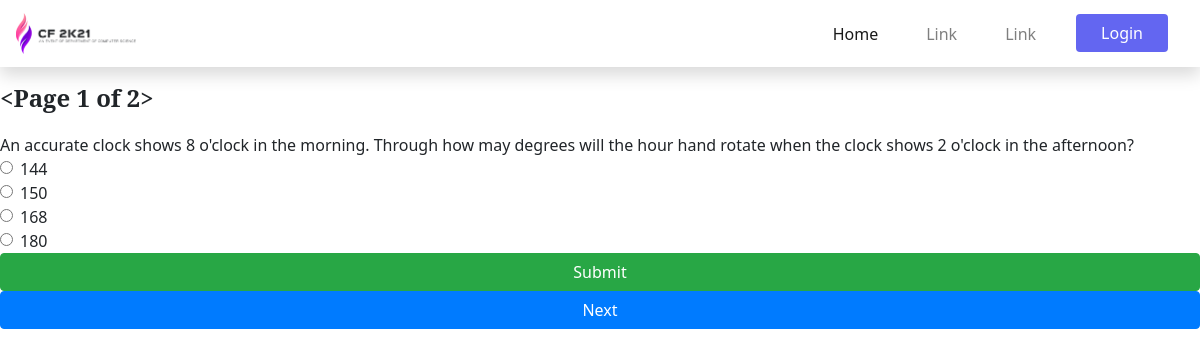
/events/codetreasure/prelims/, run on the app's committed database.
### codetreasure/models.py (models this page shows)
class question_model(models.Model):
    question = models.CharField(max_length=450)
    option_A = models.CharField(max_length=30)
    option_B = models.CharField(max_length=30)
    option_C = models.CharField(max_length=30)
    option_D = models.CharField(max_length=30)
    correct_option = models.CharField(max_length=30)
    def __str__(self):
        return self.question
    class Meta:
        verbose_name = 'Prelims Aptitude Question'

### codetreasure/views.py (the view)
# urls.py: path('prelims/', prelm_question, name='prelims'),
def prelm_question(request):
    if request.method == "POST":
        student = request.user
        q_id = request.POST.get('q_id', 'something wrong')
        question = get_object_or_404(question_model, id=q_id)
        if Stud_Res_CodeTreasure_Prelm.objects.filter(student=student, question=question).exists():
            return JsonResponse({'save': "something wrong"})
        else:
            user_answer = request.POST.get("answer", "No value")
            if user_answer == question.correct_option:
                status = True
            else:
                status = False
            obj = Stud_Res_CodeTreasure_Prelm.objects.create(
                student=student, question=question, user_answer=user_answer, status=status)
            return JsonResponse({'save': "completed"})
    else:
        page_no = request.GET.get('page', 1)
        question_set = question_model.objects.all()
        pages = Paginator(question_set, 1)
        try:
            page = pages.page(page_no)
        except EmptyPage:
            page = pages.page(pages.num_pages)
        except PageNotAnInteger:
            page = pages.page(1)
        context = {
            'page': page, 'pages': pages
        }
        return render(request, 'codetreasure/prelm_question.html', context=context)

### templates/codetreasure/prelm_question.html (shortened to what this page needs)
{% extends 'base.html' %}
{% block content %}
<h2>{{page}}</h2>
{% for q in page.object_list %}
<p>{{q}}</p>
<form method="POST" action="#" class="{{q.id}}">
    <div class="form-check">
        <label for="option-1" class="form-check-label">
            <input type="radio" class="form-check-input" id="option-1" name="{{q.id}}" value="{{q.option_A}}">
            {{q.option_A}}
        </label>
    </div>
    <div class="form-check">
        <label for="option-2" class="form-check-label">
            <input type="radio" class="form-check-input" id="option-2" name="{{q.id}}" value="{{q.option_B}}">
            {{q.option_B}}
        </label>
    </div>
    <div class="form-check">
        <label for="option-3" class="form-check-label">
            <input type="radio" class="form-check-input" id="option-3" name="{{q.id}}" value="{{q.option_C}}">
            {{q.option_C}}
        </label>
    </div>
    <div class="form-check">
        <label for="option-4" class="form-check-label">
            <input type="radio" class="form-check-input" id="option-4" name="{{q.id}}" value="{{q.option_D}}">
            {{q.option_D}}
        </label>
    </div>
</form>
<button class="btn btn-success float-right submit_button" data-question="{{q.id}}">Submit</button>
{% if page.has_next %}
<a href="?page={{page.next_page_number}}" class="btn btn-primary float-right next"
    style="pointer-events: none;cursor:default;">Next</a>
{% else %}
<a href="{% url 'codetreasure:prelm_status' %}" class="btn btn-primary float-right next"
    style="pointer-events:none;cursor:default">Next</a>
{% endif %}
{% endfor %}
{% endblock %}

### static/css/style.css (style rules this page uses)
html { scroll-behavior: smooth; }
body { width: 100%; height: 100%; margin: 0; padding: 0; overflow-x: hidden; }
h2 { display: block; font-size: 1.5rem; margin-top: 0.83em; margin-bottom: 0.83em; margin-left: 0; margin-right: 0; font-weight: bold; font-family: "Noto Serif", serif; }

### data on the page
question_model: question "An accurate clock shows 8 o'clock in the morning. Through how may degrees will the hour hand rotate when the clock shows 2 o'clock in the afternoon?", option_A "144", option_B "150", option_C "168", option_D "180"

### other printed values
{{ page }} "<Page 1 of 2>"
